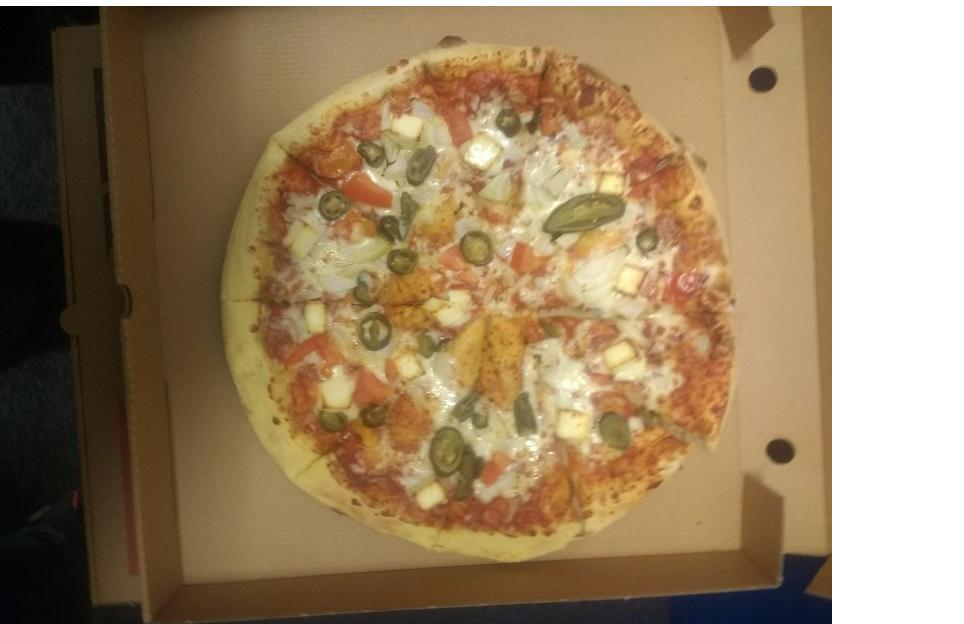
#> input picture data/above/smaller/IMG_20180310_190229163.jpg_centred.jpg, 964 x 624 px
$ python cli.py data/above/smaller/IMG_20180310_190229163.jpg_centred.jpg
#> lines starting #> are read from the running program, lines starting #| are printed output that depends on the picture; after the words box and inside, x2 and y2 are one past the last pixel; in counts of white or black regions, pixels touching at a corner belong together
### fingerprinting.py
from collections import deque

import cv2 as cv
import numpy as np

angles_to_try = 300
offsets_per_angle = 10
SAMPLES_PER_LINE = 100


def rotate(pos, theta):
    rot_mat = np.array([[np.cos(theta), -np.sin(theta)],
                        [np.sin(theta), np.cos(theta)]])
    return np.dot(rot_mat, pos)


def get_intensity(edges, angle, circle):
    x, y, radius = circle
    unit_vector = rotate((radius, 0), angle)
    # no need to oversample
    samples = min(SAMPLES_PER_LINE * 1.4, radius)
    vals = []
    for sample in np.linspace(0, 1, samples):
        dx = unit_vector[0] * sample
        dy = unit_vector[1] * sample
        nx = int(x + dx)
        ny = int(y + dy)
        if ny < edges.shape[0] and nx < edges.shape[1]:
            vals.append(edges[ny][nx])
    return np.mean(vals)


# [32 lines left out: functions draw_radius, normalise, similarity, not called in this run]


def running_average(values, running_avg=50):
    for i, val in enumerate(values):
        avg = np.mean([values[(i+c) % len(values)] for c in range(running_avg)])
        yield val-avg


def calc_fingerprint(img, circle, show_edges=False, show_fingers=False):
    x, y, rad = circle
    gray = cv.cvtColor(img, cv.COLOR_BGR2GRAY)
    gray = cv.blur(gray, ksize=(10, 10))
    gray = cv.adaptiveThreshold(gray, 255, cv.ADAPTIVE_THRESH_MEAN_C,
                          cv.THRESH_BINARY, 111, 2)

    if show_edges:
        edges = cv.Canny(gray, 60, 120, apertureSize=3)
        cv.imshow(f"lines {show_edges}", edges)
        # cv.waitKey(0)

    angles = []
    for angle in np.linspace(0, 2 * np.pi, 1000):
        prob = get_intensity(gray, angle, circle)
        angles.append((angle, prob))

    angles = [(ang, n_val) for ((ang, val), n_val) in
              zip(angles, running_average([v for _, v in angles]))]

    if show_fingers:
        overlay = img.copy()
        for ang, val in angles:
            scaled = (val / 155) + 0.2
            draw_radius(overlay, (x, y, rad * scaled), ang)

        img = cv.addWeighted(overlay, 0.5, img, 0.5, 0)

        cv.imshow(f"fingers {show_fingers}", img)
        if show_fingers != True:
            cv.waitKey(0)

    return [v for _, v in angles]

### file_handling.py
import pickle

import os


def load_pkl(name):
    if os.path.isfile(name):
        with open(name, 'rb') as f:
            return pickle.load(f)
    else:
        return {}


def write_pkl(name, data):
    with open(name, 'wb') as f:
        pickle.dump(data, f, pickle.HIGHEST_PROTOCOL)


def get_pizza_centre(file_name, pklfile):
    data = load_pkl(pklfile)
    return data[file_name]

### cli.py
import argparse
import cv2 as cv

from circle_detection import detect_pizzas
from file_handling import get_pizza_centre, load_pkl, write_pkl
from fingerprinting import calc_fingerprint, similarity

PRINTS_FILE = 'prints.pkl'


# [12 lines left out: function display_circles, not called in this run]


def guess_pizza_circle(img):
    radius = max(img.shape) / 3
    return \
        int(img.shape[1]/2), int(img.shape[0]/2), radius


def collect_data(
         file_names,
         detect_circles=False,
         show_edges=False,
         show_fingers=False,
         show_circles=False,
         prints_file=PRINTS_FILE,
    ):

    saved_prints = load_pkl(prints_file)
    # if we're displaying, go through all of them
    if any([show_edges, show_fingers, show_circles]):
        to_process = file_names
    else:
        # otherwise only process the ones we need to process
        to_process = set(file_names) - set(saved_prints.keys())
        if not to_process:
            print("Nothing to process!")
    for file_name in to_process:
        print('Calculating', file_name)
        img = cv.imread(file_name, 1)

        if detect_circles:
            circles = detect_pizzas(img)
        else:
            circles = [guess_pizza_circle(img)]

        if show_circles:
            display_circles(circles, img.copy())

        if len(circles):
            fingerprint = calc_fingerprint(
                img,
                circles[0],
                show_edges=show_edges,
                show_fingers=show_fingers,
            )
            if not detect_circles:  # (only save if we've manually done the circles)
                saved_prints[file_name] = fingerprint
        else:
            print(f"No circles in {file_name}")

    write_pkl(prints_file, saved_prints)

    # display_circles(circles, img.copy())


def find_nearest(file_names, prints_file=PRINTS_FILE, show_similars=False):
    print("finding nearest...")
    saved_prints = load_pkl(prints_file)
    # print("prints", saved_prints)
    for file_name in file_names:
        samenesses = []
        candidate = saved_prints[file_name]
        for compare_file_name, comparison in saved_prints.items():
            if file_name == compare_file_name:
                continue
            sameness = similarity(candidate, comparison)
            samenesses.append((sameness, compare_file_name))
        samenesses.sort()

        print([(0, file_name)] + [(s,f) for s,f in samenesses if s < 18000])
        if show_similars:
            samest, samest_file_name = samenesses[0]
            img = cv.imread(file_name)
            calc_fingerprint(
                img,
                guess_pizza_circle(img),
                show_fingers='Candidate'
            )
            img = cv.imread(samest_file_name)
            calc_fingerprint(
                img,
                guess_pizza_circle(img),
                show_fingers='Closest'
            )
            cv.waitKey(0)


def main():
    parser = argparse.ArgumentParser()
    parser.add_argument('files', nargs='+')
    parser.add_argument('--detect_circles', action='store_true', default=False)
    parser.add_argument('--show_circles', action='store_true', default=False)
    parser.add_argument('--show_edges', action='store_true', default=False)
    parser.add_argument('--show_fingers', action='store_true', default=False)
    parser.add_argument('--show_similars', action='store_true', default=False)
    parser.add_argument('--prints', default=PRINTS_FILE)
    args = parser.parse_args()
    file_names = args.files
    collect_data(
        file_names,
        detect_circles=args.detect_circles,
        show_edges=args.show_edges,
        show_fingers=args.show_fingers,
        show_circles=args.show_circles,
        prints_file=args.prints,
    )
#> in collect_data, img is the input picture: shape (624, 964, 3); mean B, G, R 97.5, 129.3, 152.2
#> in collect_data, `circles = [guess_pizza_circle(img)]`: circles = [(482, 312, 321.3)]
#> in calc_fingerprint, `gray = cv.cvtColor(img, cv.COLOR_BGR2GRAY)`:
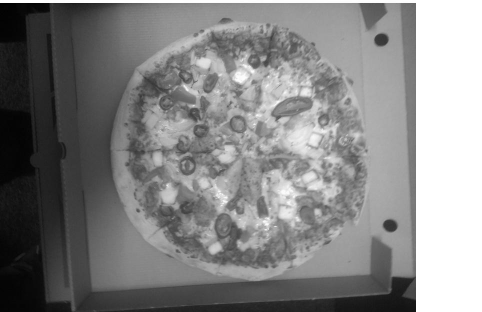
#> gray: shape (624, 964) (shown at 1/2 size); min 0, max 255, mean 132.5
#> in calc_fingerprint, `gray = cv.blur(gray, ksize=(10, 10))`:
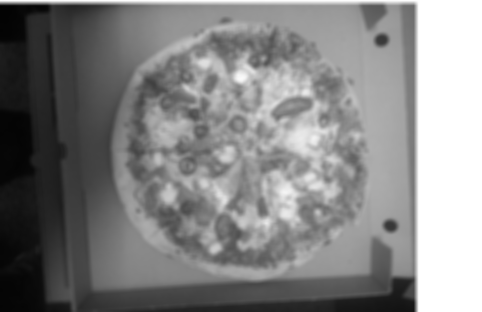
#> gray: shape (624, 964) (shown at 1/2 size); min 2, max 255, mean 132.5
#> in calc_fingerprint, `gray = cv.adaptiveThreshold(gray, 255, cv.ADAPTIVE_THRESH_MEAN_C, cv.T..`:
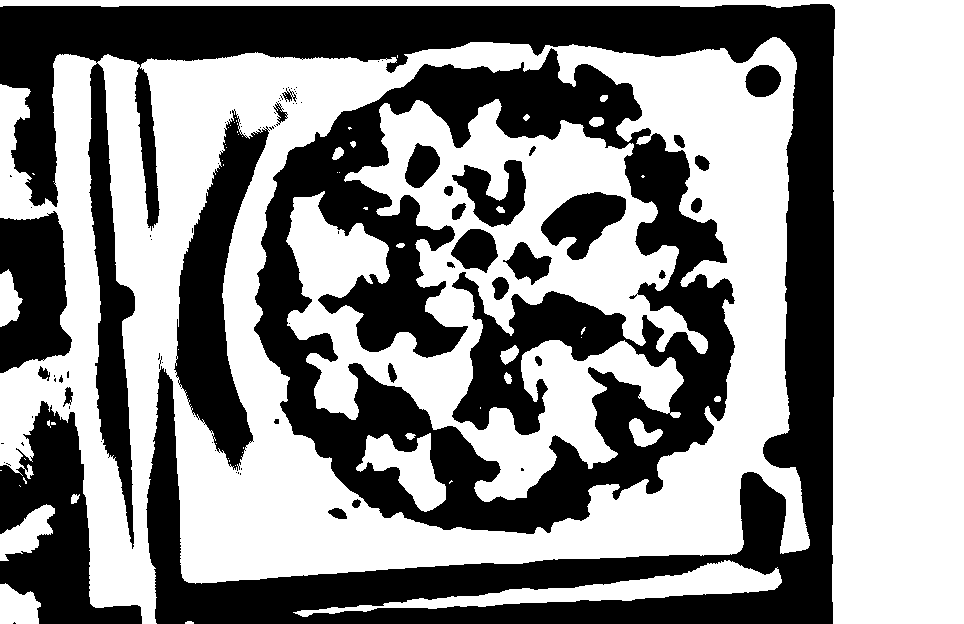
#> gray: shape (624, 964); 56.5% white; 85 black regions (55 under 20 px), largest, box (x1, y1, x2, y2) and area: (0, 4, 835, 624) 119706, (254, 48, 735, 534) 92601, (174, 109, 270, 471) 14362
#> the loop in calc_fingerprint, `for angle in np.linspace(0, 2 * np.pi, 1000):` made 1000 passes
#> prob on passes 1 to 3: 131.1, 134.8, 129.3
#> after the loop in calc_fingerprint, `for angle in np.linspace(0, 2 * np.pi, 1000):`: angles = 1000 pairs, first value 0 to 6.28, second value 67.5 to 216.8
#> in calc_fingerprint, `angles = [(ang, n_val) for ((ang, val), n_val) in zip(angles, running_..`: angles = 1000 pairs, first value 0 to 6.28, second value -73.26 to 68.89
#> in collect_data, `fingerprint = calc_fingerprint( img, circles[0], show_edges=show_edges..`: fingerprint = 1000 values, max 68.89 at index 970, min -73.26 at index 903, mean 1.14e-16

    find_nearest(
        file_names,
        prints_file=args.prints,
        show_similars=args.show_similars,
    )


if __name__ == '__main__':
    main()

$ run again, on data/above/smaller/IMG_20180310_190245807.jpg_centred.jpg
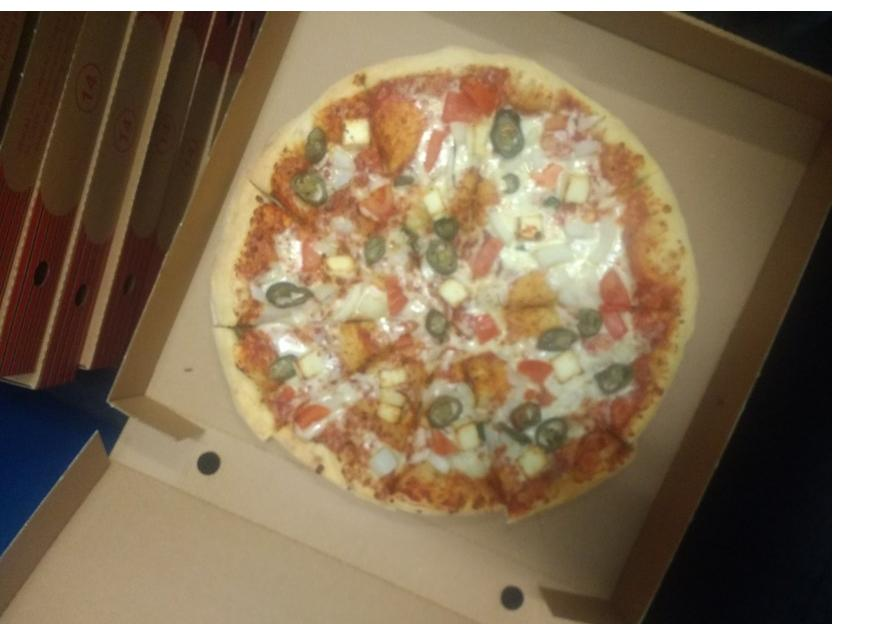
#> input picture data/above/smaller/IMG_20180310_190245807.jpg_centred.jpg, 888 x 624 px
#> in collect_data, img is the input picture: shape (624, 888, 3); mean B, G, R 91.7, 116.7, 135.5
#> circles = [(444, 312, 296)]
#> in calc_fingerprint, `gray = cv.blur(gray, ksize=(10, 10))`:
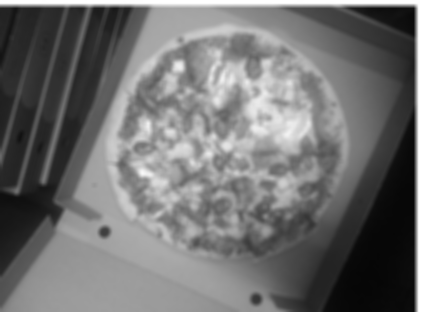
#> gray: shape (624, 888) (shown at 1/2 size); min 6, max 255, mean 119.5
#> in calc_fingerprint, `gray = cv.adaptiveThreshold(gray, 255, cv.ADAPTIVE_THRESH_MEAN_C, cv.T..`:
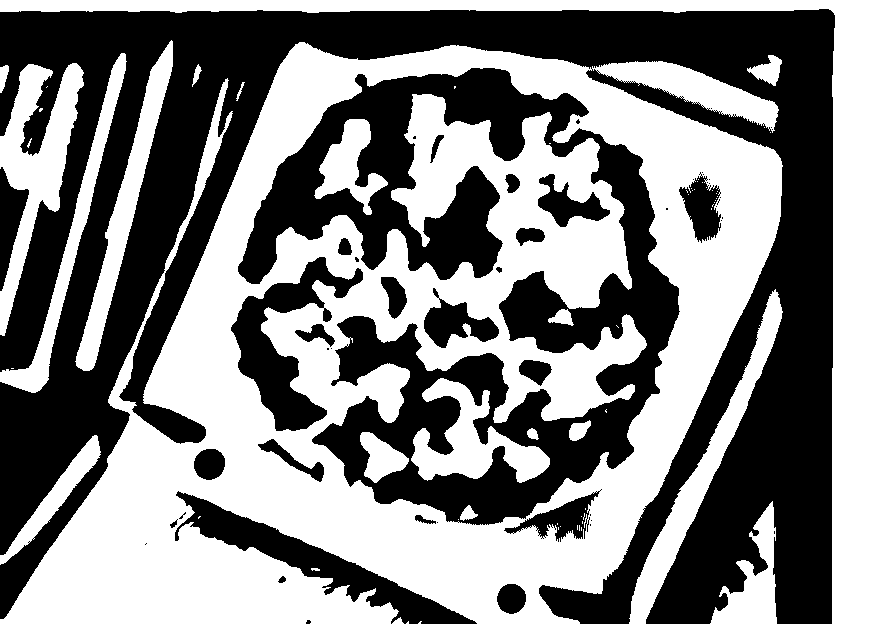
#> gray: shape (624, 888); 52% white; 51 black regions (28 under 20 px), largest, box (x1, y1, x2, y2) and area: (0, 9, 835, 624) 164271, (238, 68, 680, 525) 72198, (175, 491, 477, 624) 8075
#> the loop in calc_fingerprint, `for angle in np.linspace(0, 2 * np.pi, 1000):` made 1000 passes
#> prob on passes 1 to 3: 94.71, 94.71, 96.54
#> after the loop in calc_fingerprint, `for angle in np.linspace(0, 2 * np.pi, 1000):`: angles = 1000 pairs, first value 0 to 6.28, second value 67.39 to 218.6
#> in calc_fingerprint, `angles = [(ang, n_val) for ((ang, val), n_val) in zip(angles, running_..`: angles = 1000 pairs, first value 0 to 6.28, second value -65.46 to 65.1
#> fingerprint = 1000 values, max 65.1 at index 650, min -65.46 at index 811, mean -9.09e-16

$ run again, on data/above/smaller/IMG_20180310_190300603.jpg_centred.jpg
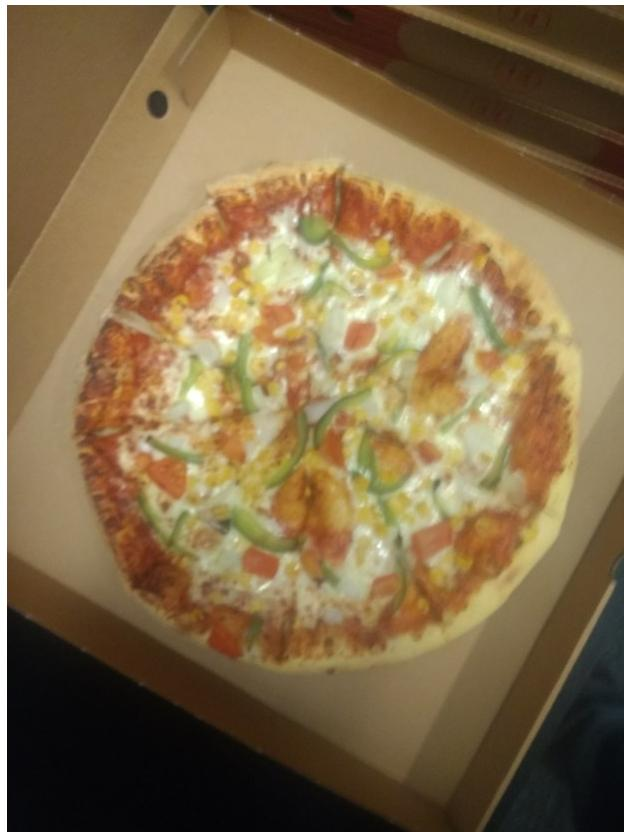
#> input picture data/above/smaller/IMG_20180310_190300603.jpg_centred.jpg, 624 x 832 px
#> in collect_data, img is the input picture: shape (832, 624, 3); mean B, G, R 74.9, 109.3, 131.3
#> circles = [(312, 416, 277.3)]
#> in calc_fingerprint, `gray = cv.blur(gray, ksize=(10, 10))`:
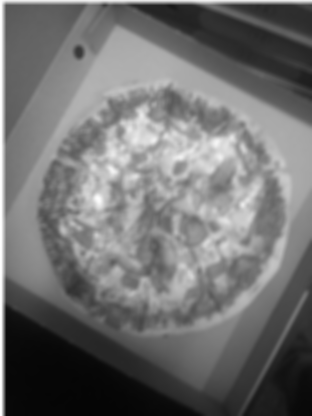
#> gray: shape (832, 624) (shown at 1/2 size); min 4, max 255, mean 112.2
#> in calc_fingerprint, `gray = cv.adaptiveThreshold(gray, 255, cv.ADAPTIVE_THRESH_MEAN_C, cv.T..`:
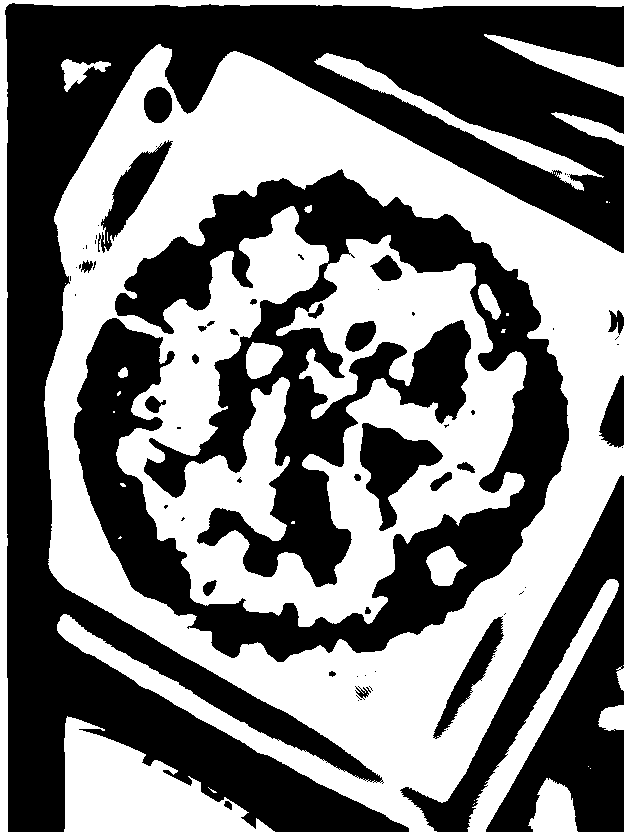
#> gray: shape (832, 624); 47.7% white; 35 white regions (19 under 20 px), largest, box (x1, y1, x2, y2) and area: (44, 44, 624, 832) 206281, (64, 716, 275, 832) 12659, (0, 0, 624, 832) 9629
#> the loop in calc_fingerprint, `for angle in np.linspace(0, 2 * np.pi, 1000):` made 1000 passes
#> prob on passes 1 to 3: 163.9, 163.9, 163.9
#> after the loop in calc_fingerprint, `for angle in np.linspace(0, 2 * np.pi, 1000):`: angles = 1000 pairs, first value 0 to 6.28, second value 63.75 to 194.9
#> in calc_fingerprint, `angles = [(ang, n_val) for ((ang, val), n_val) in zip(angles, running_..`: angles = 1000 pairs, first value 0 to 6.28, second value -69.65 to 61.45
#> fingerprint = 1000 values, max 61.45 at index 199, min -69.65 at index 308, mean 5.68e-16
